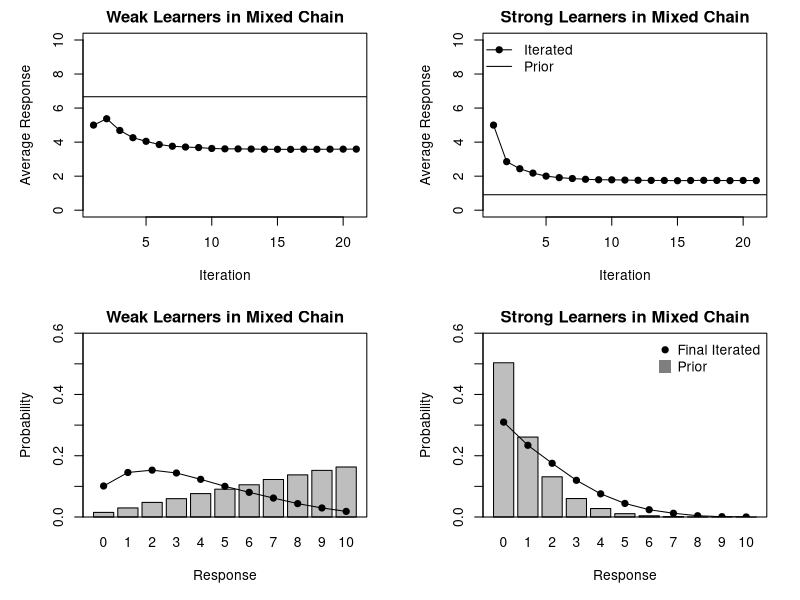

Generate this figure with R:

nruns <- 100000

# function generating responses from a Bayesian learner with a beta prior
# with and probability matching rule
learner <- function(counts,a,b,nresp) { 
  
  # for my sanity
  nheads <- counts[1]
  ntails <- counts[2]
  
  # sample from posterior
  theta <- rbeta(1,nheads+a,ntails+b)  
  
  # generate new responses
  newheads <- rbinom(n=1,size = nresp,prob = theta)
  return(c(newheads,nresp-newheads))
  
}

chain <- function() {
  
  obs <- matrix(NA,nits+1,2)
  ltype <- vector(length=nits)
  obs[1,] <- c(nresp/2,nresp/2) # seed the chain at 5 heads, 5 tails
  for( i in 1:nits ) {
    
    ltype[i] <- as.numeric(runif(1)>mix)+1 # learner type
    if( ltype[i] == 1) {
      obs[i+1,] <- learner(obs[i,],a1,b1,nresp)
    } else {
      obs[i+1,] <- learner(obs[i,],a2,b2,nresp)
    }
    
  }
  return(data.frame(obs=obs[-1,1], ltype=ltype)) 
}


layout(matrix(1:4,2,2))
op <- par(no.readonly=TRUE)
par(mar=c(5,5,2,2))


#### 50-50 mixture ####

mix <- .5 # proportions of each learner type in population
a1 <- 2  # beta prior for learner type 1
b1 <- 1
a2 <- 1 # beta prior for learner type2 
b2 <- 10

nresp <- 10 # responses per person
nits<-20 # how long to run the chain for

# now run lots of chains to get average number of heads
nheads <- vector(length=nits)
iteratedoutcomes <- matrix(0,nresp+1,2,dimnames=list("heads"=0:nresp,"learner"=1:2))
nheads_all <- matrix(NA,nits,nruns)
ltype_all <- matrix(NA,nits,nruns)
for( i in 1:nruns ){
  ch <- chain()
  nheads <- nheads + ch$obs
  nheads_all[,i] <- ch$obs
  ltype_all[,i] <- ch$ltype
  iteratedoutcomes[ch$obs[nits]+1, ch$ltype[nits]] <- 
    iteratedoutcomes[ch$obs[nits]+1, ch$ltype[nits]] + 1
}
nheads <- nheads/nruns
for(i in 1:2) iteratedoutcomes[,i] <- iteratedoutcomes[,i]/sum(iteratedoutcomes[,i])

# mixture of the two priors?
p1 <- a1/(a1+b1)
p2 <- a2/(a2+b2)
mixp <- mix*p1 + (1-mix)*p2
priornh <- mixp*nresp


# response distribution from the mixture of priors
priorsamples <- vector(length=nruns)
priorltype <- vector(length=nruns)
for( i in 1:nruns) {
  
  ltype <- as.numeric(runif(1)>mix)+1 # learner type
  if( ltype == 1) {
    priorsamples[i] <- learner(c(0,0),a1,b1,nresp)[1]
  } else {
    priorsamples[i] <- learner(c(0,0),a2,b2,nresp)[1]
  }
  priorltype[i] <- ltype
}


for(ltype in 1:2) {

  nh <- vector()
  for(i in 1:nits){
    nh[i] <- mean( nheads_all[i,ltype_all[i,]==ltype])
  }

  if(ltype==1) {
    mstr <- "Weak Learners in Mixed Chain"
  } else {
    mstr <- "Strong Learners in Mixed Chain"
  }
  
  # plot the trajectory of the chain
  plot(c(5,nh),type="o",pch=19,xlab="Iteration",ylab="Average Response",
       ylim=c(0,10),main=mstr)
  abline(h=ifelse(ltype==1,p1,p2)*nresp)

  if(ltype==2) legend(x = "topleft", pch=c(19,NA), col=c("black","black"),
         lty=c(1,1),lwd=c(1,1),
         legend=c("Iterated","Prior"),bty="n")

  
  # plot the response distribution at the end
  x <- table(factor(nheads_all[nits,ltype_all[nits,]==ltype],levels=0:10)) # counts for iterated
  y <- table(factor(priorsamples[priorltype==ltype],levels=0:10)) # counts for prior
  x <- x/sum(x) # iterated prob
  y <- y/sum(y) # prior prob
  z <- barplot(y,ylim=c(0,.6),main=mstr,xlab="Response",ylab="Probability") # prior as bars
  lines(z,x,type="o",pch=19) # iterated as dots
  
  box()
  
  if(ltype==2) legend(x = "topright", pch=c(19,15), col=c("black","grey50"),pt.cex=c(1,2),
         legend=c("Final Iterated","Prior"),bty="n")
  
}

layout(1)
par(op)

#dev.print(pdf,file="./coinsfail2.pdf",width=7,height=7)


